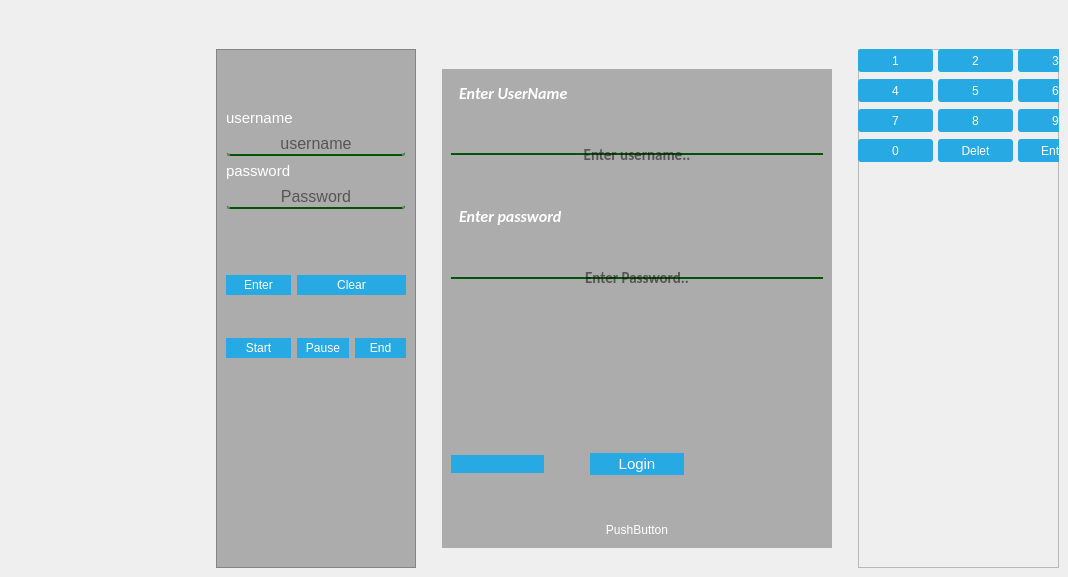
<?xml version="1.0" encoding="UTF-8"?>
<ui version="4.0">
 <class>Login</class>
 <widget class="QMainWindow" name="Login">
  <property name="geometry">
   <rect>
    <x>0</x>
    <y>0</y>
    <width>1068</width>
    <height>577</height>
   </rect>
  </property>
  <property name="windowTitle">
   <string>0</string>
  </property>
  <property name="windowIcon">
   <iconset resource="images.qrc">
    <normaloff>:/images/logo.png</normaloff>:/images/logo.png</iconset>
  </property>
  <property name="styleSheet">
   <string notr="true">QLineEdit { border-radius: 4px;}


QLabel { color: white; }

QPushButton
{
	color: white;
	background-color: #27a9e3;
	border-width: 0px;
	border-radius: 3px;
}

QPushButton:hover { background-color: #66c011; }


#topPanel { background-color:qlineargradient(spread:reflect, x1:0.5, y1:0, x2:0, y2:0, stop:0 rgba(91, 204, 233, 100), stop:1 rgba(32, 80, 96, 100)); }

#loginform
{
	background:rgb(54, 54, 54)
	border-radius: 8px;
}
</string>
  </property>
  <widget class="QWidget" name="centralwidget">
   <property name="styleSheet">
    <string notr="true"/>
   </property>
   <layout class="QGridLayout" name="gridLayout">
    <item row="1" column="0">
     <layout class="QVBoxLayout" name="verticalLayout">
      <item>
       <spacer name="verticalSpacer">
        <property name="orientation">
         <enum>Qt::Vertical</enum>
        </property>
        <property name="sizeType">
         <enum>QSizePolicy::Fixed</enum>
        </property>
        <property name="sizeHint" stdset="0">
         <size>
          <width>20</width>
          <height>62</height>
         </size>
        </property>
       </spacer>
      </item>
      <item>
       <widget class="QWidget" name="setpic" native="true">
        <property name="styleSheet">
         <string notr="true"/>
        </property>
        <layout class="QGridLayout" name="gridLayout_2">
         <item row="0" column="0">
          <widget class="QLabel" name="lblforpic">
           <property name="styleSheet">
            <string notr="true"/>
           </property>
           <property name="text">
            <string/>
           </property>
          </widget>
         </item>
        </layout>
       </widget>
      </item>
      <item>
       <spacer name="verticalSpacer_2">
        <property name="orientation">
         <enum>Qt::Vertical</enum>
        </property>
        <property name="sizeType">
         <enum>QSizePolicy::Fixed</enum>
        </property>
        <property name="sizeHint" stdset="0">
         <size>
          <width>20</width>
          <height>0</height>
         </size>
        </property>
       </spacer>
      </item>
     </layout>
    </item>
    <item row="0" column="3">
     <spacer name="verticalSpacer_3">
      <property name="orientation">
       <enum>Qt::Vertical</enum>
      </property>
      <property name="sizeType">
       <enum>QSizePolicy::Fixed</enum>
      </property>
      <property name="sizeHint" stdset="0">
       <size>
        <width>20</width>
        <height>40</height>
       </size>
      </property>
     </spacer>
    </item>
    <item row="1" column="4">
     <widget class="QFrame" name="frame_buttons">
      <property name="sizePolicy">
       <sizepolicy hsizetype="Preferred" vsizetype="Preferred">
        <horstretch>0</horstretch>
        <verstretch>0</verstretch>
       </sizepolicy>
      </property>
      <property name="minimumSize">
       <size>
        <width>1</width>
        <height>0</height>
       </size>
      </property>
      <property name="styleSheet">
       <string notr="true"/>
      </property>
      <property name="frameShape">
       <enum>QFrame::StyledPanel</enum>
      </property>
      <property name="frameShadow">
       <enum>QFrame::Raised</enum>
      </property>
      <widget class="QPushButton" name="pushButton_1">
       <property name="geometry">
        <rect>
         <x>0</x>
         <y>0</y>
         <width>75</width>
         <height>23</height>
        </rect>
       </property>
       <property name="text">
        <string>1</string>
       </property>
      </widget>
      <widget class="QPushButton" name="pushButton_2">
       <property name="geometry">
        <rect>
         <x>80</x>
         <y>0</y>
         <width>75</width>
         <height>23</height>
        </rect>
       </property>
       <property name="text">
        <string>2</string>
       </property>
      </widget>
      <widget class="QPushButton" name="pushButton_3">
       <property name="geometry">
        <rect>
         <x>160</x>
         <y>0</y>
         <width>75</width>
         <height>23</height>
        </rect>
       </property>
       <property name="text">
        <string>3</string>
       </property>
      </widget>
      <widget class="QPushButton" name="pushButton_7">
       <property name="geometry">
        <rect>
         <x>0</x>
         <y>60</y>
         <width>75</width>
         <height>23</height>
        </rect>
       </property>
       <property name="text">
        <string>7</string>
       </property>
      </widget>
      <widget class="QPushButton" name="pushButton_8">
       <property name="geometry">
        <rect>
         <x>80</x>
         <y>60</y>
         <width>75</width>
         <height>23</height>
        </rect>
       </property>
       <property name="text">
        <string>8</string>
       </property>
      </widget>
      <widget class="QPushButton" name="pushButton_4">
       <property name="geometry">
        <rect>
         <x>0</x>
         <y>30</y>
         <width>75</width>
         <height>23</height>
        </rect>
       </property>
       <property name="text">
        <string>4</string>
       </property>
      </widget>
      <widget class="QPushButton" name="pushButton_6">
       <property name="geometry">
        <rect>
         <x>160</x>
         <y>30</y>
         <width>75</width>
         <height>23</height>
        </rect>
       </property>
       <property name="text">
        <string>6</string>
       </property>
      </widget>
      <widget class="QPushButton" name="pushButton_5">
       <property name="geometry">
        <rect>
         <x>80</x>
         <y>30</y>
         <width>75</width>
         <height>23</height>
        </rect>
       </property>
       <property name="text">
        <string>5</string>
       </property>
      </widget>
      <widget class="QPushButton" name="pushButton_enter">
       <property name="geometry">
        <rect>
         <x>160</x>
         <y>90</y>
         <width>75</width>
         <height>23</height>
        </rect>
       </property>
       <property name="text">
        <string>Enter</string>
       </property>
      </widget>
      <widget class="QPushButton" name="pushButton_0">
       <property name="geometry">
        <rect>
         <x>0</x>
         <y>90</y>
         <width>75</width>
         <height>23</height>
        </rect>
       </property>
       <property name="text">
        <string>0</string>
       </property>
      </widget>
      <widget class="QPushButton" name="pushButton_9">
       <property name="geometry">
        <rect>
         <x>160</x>
         <y>60</y>
         <width>75</width>
         <height>23</height>
        </rect>
       </property>
       <property name="text">
        <string>9</string>
       </property>
      </widget>
      <widget class="QPushButton" name="pushButton_delete">
       <property name="geometry">
        <rect>
         <x>80</x>
         <y>90</y>
         <width>75</width>
         <height>23</height>
        </rect>
       </property>
       <property name="text">
        <string>Delet</string>
       </property>
      </widget>
     </widget>
    </item>
    <item row="1" column="1">
     <widget class="QFrame" name="frametimer">
      <property name="styleSheet">
       <string notr="true">background-color: rgb(172, 172, 172);</string>
      </property>
      <property name="frameShape">
       <enum>QFrame::StyledPanel</enum>
      </property>
      <property name="frameShadow">
       <enum>QFrame::Raised</enum>
      </property>
      <layout class="QGridLayout" name="gridLayout_3">
       <item row="8" column="0">
        <spacer name="verticalSpacer_7">
         <property name="orientation">
          <enum>Qt::Vertical</enum>
         </property>
         <property name="sizeType">
          <enum>QSizePolicy::Fixed</enum>
         </property>
         <property name="sizeHint" stdset="0">
          <size>
           <width>20</width>
           <height>37</height>
          </size>
         </property>
        </spacer>
       </item>
       <item row="9" column="1">
        <widget class="QPushButton" name="btnTimerPause">
         <property name="styleSheet">
          <string notr="true">QPushButton{
	color: white;
	background-color: #27a9e3;
	border-width: 0px;
	border-radius: 60px;
	height:20px;
}

QPushButton:Hover{background-color:#ff1e0a}</string>
         </property>
         <property name="text">
          <string>Pause</string>
         </property>
        </widget>
       </item>
       <item row="6" column="0">
        <spacer name="verticalSpacer_6">
         <property name="orientation">
          <enum>Qt::Vertical</enum>
         </property>
         <property name="sizeType">
          <enum>QSizePolicy::Fixed</enum>
         </property>
         <property name="sizeHint" stdset="0">
          <size>
           <width>20</width>
           <height>40</height>
          </size>
         </property>
        </spacer>
       </item>
       <item row="10" column="1">
        <spacer name="verticalSpacer_4">
         <property name="orientation">
          <enum>Qt::Vertical</enum>
         </property>
         <property name="sizeType">
          <enum>QSizePolicy::Fixed</enum>
         </property>
         <property name="sizeHint" stdset="0">
          <size>
           <width>20</width>
           <height>200</height>
          </size>
         </property>
        </spacer>
       </item>
       <item row="2" column="0" colspan="3">
        <widget class="QLineEdit" name="lineEdit_usernameforTimer">
         <property name="font">
          <font>
           <pointsize>12</pointsize>
          </font>
         </property>
         <property name="styleSheet">
          <string notr="true">background-color:transparent;
border-bottom: 2px double rgb(0, 85, 0);</string>
         </property>
         <property name="alignment">
          <set>Qt::AlignCenter</set>
         </property>
         <property name="placeholderText">
          <string>username</string>
         </property>
        </widget>
       </item>
       <item row="3" column="0">
        <widget class="QLabel" name="label_5">
         <property name="sizePolicy">
          <sizepolicy hsizetype="Preferred" vsizetype="Fixed">
           <horstretch>0</horstretch>
           <verstretch>0</verstretch>
          </sizepolicy>
         </property>
         <property name="font">
          <font>
           <pointsize>11</pointsize>
          </font>
         </property>
         <property name="text">
          <string>password</string>
         </property>
        </widget>
       </item>
       <item row="1" column="0" colspan="2">
        <widget class="QLabel" name="label_4">
         <property name="sizePolicy">
          <sizepolicy hsizetype="Preferred" vsizetype="Fixed">
           <horstretch>0</horstretch>
           <verstretch>0</verstretch>
          </sizepolicy>
         </property>
         <property name="font">
          <font>
           <pointsize>11</pointsize>
          </font>
         </property>
         <property name="text">
          <string>username</string>
         </property>
        </widget>
       </item>
       <item row="7" column="1" colspan="2">
        <widget class="QPushButton" name="btnTimerClear">
         <property name="styleSheet">
          <string notr="true">QPushButton{
	color: white;
	background-color: #27a9e3;
	border-width: 0px;
	border-radius: 40px;
height:20px;
}

QPushButton:Hover{background-color:#ff1e0a}</string>
         </property>
         <property name="text">
          <string>Clear</string>
         </property>
        </widget>
       </item>
       <item row="9" column="2">
        <widget class="QPushButton" name="btnTimerEnd">
         <property name="styleSheet">
          <string notr="true">QPushButton{
	color: white;
	background-color: #27a9e3;
	border-width: 0px;
	border-radius: 60px;
	height:20px;
}

QPushButton:Hover{background-color:#ff1e0a}</string>
         </property>
         <property name="text">
          <string>End</string>
         </property>
        </widget>
       </item>
       <item row="0" column="0">
        <spacer name="verticalSpacer_8">
         <property name="orientation">
          <enum>Qt::Vertical</enum>
         </property>
         <property name="sizeHint" stdset="0">
          <size>
           <width>20</width>
           <height>40</height>
          </size>
         </property>
        </spacer>
       </item>
       <item row="9" column="0">
        <widget class="QPushButton" name="btnTimerStrat">
         <property name="styleSheet">
          <string notr="true">QPushButton{
	color: white;
	background-color: #27a9e3;
	border-width: 0px;
	border-radius: 60px;
	height:20px;
}

QPushButton:Hover{background-color:#ff1e0a}</string>
         </property>
         <property name="text">
          <string>Start</string>
         </property>
        </widget>
       </item>
       <item row="4" column="0" colspan="3">
        <widget class="QLineEdit" name="lineEdit_passwordfortimer">
         <property name="font">
          <font>
           <pointsize>12</pointsize>
          </font>
         </property>
         <property name="styleSheet">
          <string notr="true">background-color:transparent;
border-bottom: 2px double rgb(0, 85, 0);</string>
         </property>
         <property name="alignment">
          <set>Qt::AlignCenter</set>
         </property>
         <property name="placeholderText">
          <string>Password</string>
         </property>
        </widget>
       </item>
       <item row="7" column="0">
        <widget class="QPushButton" name="btnTimerEnter">
         <property name="styleSheet">
          <string notr="true">QPushButton{
	color: white;
	background-color: #27a9e3;
	border-width: 0px;
	border-radius: 40px;
height:20px;
}

QPushButton:Hover{background-color:#ff1e0a}</string>
         </property>
         <property name="text">
          <string>Enter</string>
         </property>
        </widget>
       </item>
       <item row="5" column="0" colspan="3">
        <widget class="QLabel" name="lblTerrorcheker">
         <property name="styleSheet">
          <string notr="true">color:rgb(255, 0, 0);</string>
         </property>
         <property name="text">
          <string/>
         </property>
        </widget>
       </item>
      </layout>
     </widget>
    </item>
    <item row="1" column="3" alignment="Qt::AlignHCenter|Qt::AlignTop">
     <widget class="QWidget" name="loginform" native="true">
      <property name="sizePolicy">
       <sizepolicy hsizetype="Fixed" vsizetype="Preferred">
        <horstretch>0</horstretch>
        <verstretch>0</verstretch>
       </sizepolicy>
      </property>
      <property name="minimumSize">
       <size>
        <width>430</width>
        <height>280</height>
       </size>
      </property>
      <property name="layoutDirection">
       <enum>Qt::LeftToRight</enum>
      </property>
      <property name="autoFillBackground">
       <bool>false</bool>
      </property>
      <property name="styleSheet">
       <string notr="true">background-color: rgb(172, 172, 172);
margin: 20px;
padding: 2px ;

</string>
      </property>
      <layout class="QVBoxLayout" name="verticalLayout_2">
       <item>
        <widget class="QLabel" name="label_2">
         <property name="font">
          <font>
           <family>Calibri</family>
           <pointsize>12</pointsize>
           <weight>75</weight>
           <italic>true</italic>
           <bold>true</bold>
          </font>
         </property>
         <property name="styleSheet">
          <string notr="true">
padding:5px;
</string>
         </property>
         <property name="text">
          <string>Enter UserName</string>
         </property>
        </widget>
       </item>
       <item>
        <widget class="QLineEdit" name="lndusername">
         <property name="sizePolicy">
          <sizepolicy hsizetype="Preferred" vsizetype="Maximum">
           <horstretch>0</horstretch>
           <verstretch>0</verstretch>
          </sizepolicy>
         </property>
         <property name="minimumSize">
          <size>
           <width>100</width>
           <height>30</height>
          </size>
         </property>
         <property name="font">
          <font>
           <family>Calibri</family>
           <pointsize>11</pointsize>
           <weight>75</weight>
           <bold>true</bold>
          </font>
         </property>
         <property name="styleSheet">
          <string notr="true">background-color:transparent;
border-bottom: 2px double rgb(0, 85, 0);
padding:5px;
</string>
         </property>
         <property name="alignment">
          <set>Qt::AlignCenter</set>
         </property>
         <property name="placeholderText">
          <string>Enter username..</string>
         </property>
        </widget>
       </item>
       <item>
        <widget class="QLabel" name="label_3">
         <property name="font">
          <font>
           <family>Calibri</family>
           <pointsize>12</pointsize>
           <weight>75</weight>
           <italic>true</italic>
           <bold>true</bold>
          </font>
         </property>
         <property name="styleSheet">
          <string notr="true">
padding:5px;
</string>
         </property>
         <property name="text">
          <string>Enter password</string>
         </property>
        </widget>
       </item>
       <item>
        <widget class="QLineEdit" name="lndpass">
         <property name="minimumSize">
          <size>
           <width>0</width>
           <height>30</height>
          </size>
         </property>
         <property name="font">
          <font>
           <family>Calibri</family>
           <pointsize>11</pointsize>
           <weight>75</weight>
           <bold>true</bold>
          </font>
         </property>
         <property name="styleSheet">
          <string notr="true">background-color:transparent;
border-bottom: 2px double rgb(0, 85, 0);
padding:5px;
</string>
         </property>
         <property name="inputMask">
          <string notr="true" comment="*"/>
         </property>
         <property name="echoMode">
          <enum>QLineEdit::Password</enum>
         </property>
         <property name="alignment">
          <set>Qt::AlignCenter</set>
         </property>
         <property name="placeholderText">
          <string>Enter Password..</string>
         </property>
         <property name="clearButtonEnabled">
          <bool>false</bool>
         </property>
        </widget>
       </item>
       <item>
        <widget class="QLabel" name="lblmainloginerrortext">
         <property name="styleSheet">
          <string notr="true">color:rgb(255, 0, 0);</string>
         </property>
         <property name="text">
          <string/>
         </property>
        </widget>
       </item>
       <item>
        <widget class="QLabel" name="label">
         <property name="sizePolicy">
          <sizepolicy hsizetype="Preferred" vsizetype="Fixed">
           <horstretch>0</horstretch>
           <verstretch>0</verstretch>
          </sizepolicy>
         </property>
         <property name="text">
          <string/>
         </property>
        </widget>
       </item>
       <item>
        <layout class="QHBoxLayout" name="horizontalLayout">
         <item>
          <widget class="QPushButton" name="btnQuit">
           <property name="styleSheet">
            <string notr="true">QPushButton
{
	color: white;
	background-color: #27a9e3;
	border-width: 0px;
	border-radius: 60px

}
QPushButton:Hover{background-color:#ff1e0a}
</string>
           </property>
           <property name="text">
            <string/>
           </property>
           <property name="icon">
            <iconset resource="images.qrc">
             <normaloff>:/images/close.png</normaloff>:/images/close.png</iconset>
           </property>
           <property name="iconSize">
            <size>
             <width>30</width>
             <height>30</height>
            </size>
           </property>
          </widget>
         </item>
         <item>
          <widget class="QPushButton" name="btnLogin">
           <property name="minimumSize">
            <size>
             <width>0</width>
             <height>0</height>
            </size>
           </property>
           <property name="font">
            <font>
             <pointsize>11</pointsize>
             <underline>false</underline>
             <strikeout>false</strikeout>
            </font>
           </property>
           <property name="styleSheet">
            <string notr="true">QPushButton{
	color: white;
	background-color: #27a9e3;
	border-width: 0px;
	border-radius: 60px;
}

QPushButton:Hover{background-color:#ff1e0a}</string>
           </property>
           <property name="text">
            <string>Login</string>
           </property>
          </widget>
         </item>
         <item>
          <widget class="QPushButton" name="btnTimer">
           <property name="styleSheet">
            <string notr="true">background-image: url(:/images/logo.png);</string>
           </property>
           <property name="text">
            <string/>
           </property>
           <property name="icon">
            <iconset resource="images.qrc">
             <normaloff>:/images/clock.png</normaloff>:/images/clock.png</iconset>
           </property>
           <property name="iconSize">
            <size>
             <width>30</width>
             <height>30</height>
            </size>
           </property>
          </widget>
         </item>
        </layout>
       </item>
       <item>
        <widget class="QPushButton" name="pushButton">
         <property name="text">
          <string>PushButton</string>
         </property>
        </widget>
       </item>
      </layout>
     </widget>
    </item>
    <item row="2" column="1">
     <spacer name="verticalSpacer_5">
      <property name="orientation">
       <enum>Qt::Vertical</enum>
      </property>
      <property name="sizeHint" stdset="0">
       <size>
        <width>20</width>
        <height>18</height>
       </size>
      </property>
     </spacer>
    </item>
   </layout>
  </widget>
 </widget>
 <tabstops>
  <tabstop>lndusername</tabstop>
  <tabstop>lndpass</tabstop>
 </tabstops>
 <resources>
  <include location="images.qrc"/>
 </resources>
 <connections/>
</ui>
